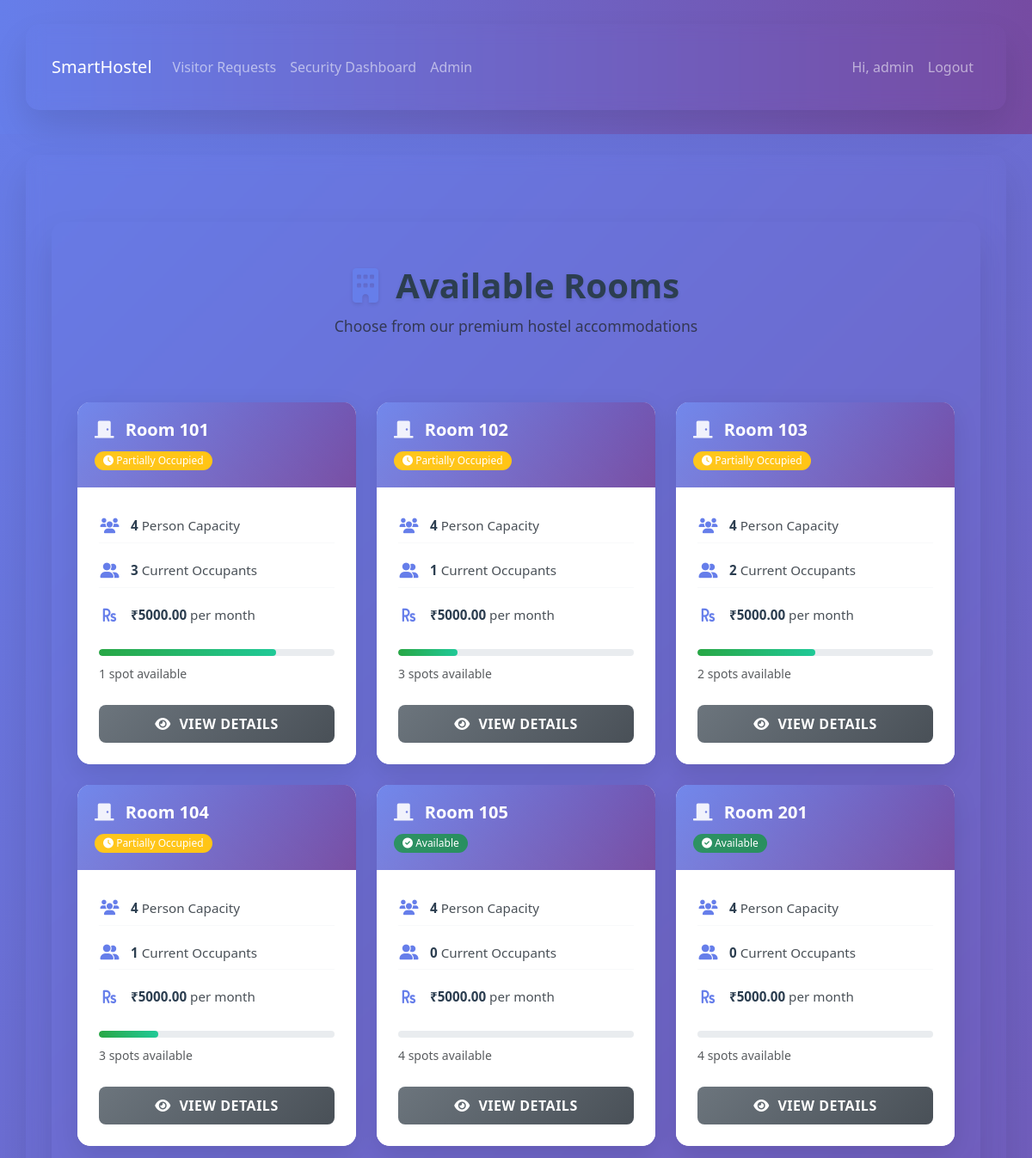
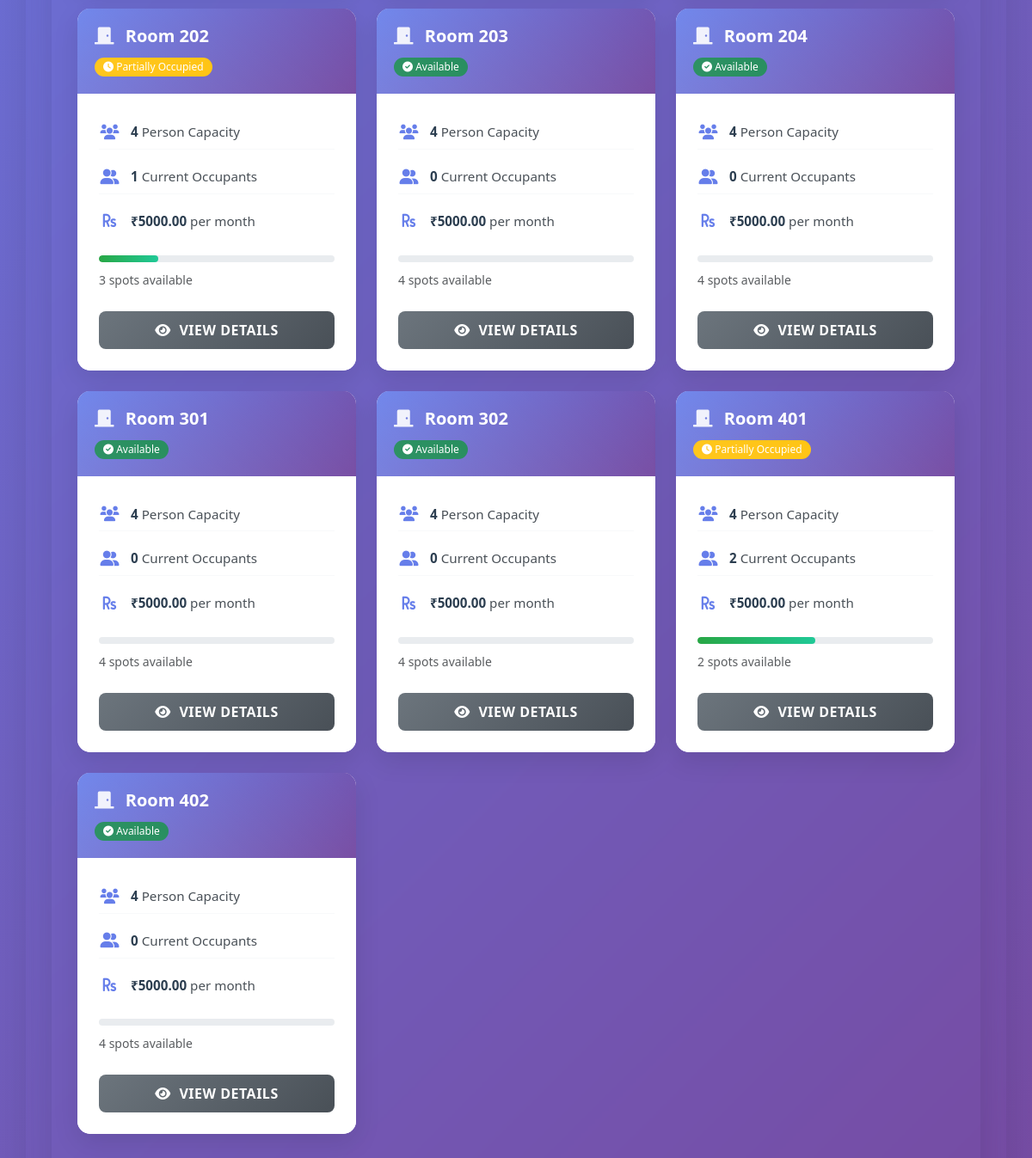
Screenshot of /rooms/ (signed in) with the database file from the repository (2 pictures, top to bottom).
### hostel/models.py (models this page shows, shortened)
class Room(models.Model):
    room_no = models.CharField(max_length=10, unique=True)
    capacity = models.PositiveIntegerField(default=1)
    rent = models.DecimalField(max_digits=8, decimal_places=2, default=0)
    is_active = models.BooleanField(default=True)
    @property
    def occupants_count(self):
        return self.studentprofile_set.count()

### hostel/views.py (the view)
# urls.py: path('rooms/', views.rooms_list, name='rooms'),
@login_required
def rooms_list(request):
    rooms = Room.objects.filter(is_active=True).order_by('room_no')
    for room in rooms:
        room.availability_percentage = int((room.occupants_count / room.capacity * 100) if room.capacity > 0 else 0)
        room.spots_available = room.capacity - room.occupants_count
    return render(request, 'hostel/rooms.html', {'rooms': rooms})

### templates/hostel/rooms.html (shortened to what this page needs)
{% extends 'hostel/base.html' %}
{% load static %}
{% block content %}
<div class="container mt-5">
  <div class="rooms-header">
    <h2><i class="fas fa-building"></i> Available Rooms</h2>
    <p class="text-muted">Choose from our premium hostel accommodations</p>
  </div>
  <div class="row">
    {% for room in rooms %}
      <div class="col-lg-4 col-md-6 mb-4">
        <div class="room-card">
          <div class="card room-card-inner">
            <div class="card-header room-card-header">
              <h5 class="mb-0">
                <i class="fas fa-door-closed"></i> Room {{ room.room_no }}
              </h5>
              <div class="room-status">
                {% if room.occupants_count == 0 %}
                  <span class="badge bg-success"><i class="fas fa-check-circle"></i> Available</span>
                {% elif room.occupants_count < room.capacity %}
                  <span class="badge bg-warning"><i class="fas fa-clock"></i> Partially Occupied</span>
                {% else %}
                  <span class="badge bg-danger"><i class="fas fa-times-circle"></i> Full</span>
                {% endif %}
              </div>
            </div>
            <div class="card-body room-card-body">
              <div class="room-specs">
                <div class="spec-item">
                  <i class="fas fa-users"></i>
                  <span><strong>{{ room.capacity }}</strong> Person Capacity</span>
                </div>
                <div class="spec-item">
                  <i class="fas fa-user-friends"></i>
                  <span><strong>{{ room.occupants_count }}</strong> Current Occupants</span>
                </div>
                <div class="spec-item">
                  <i class="fas fa-rupee-sign"></i>
                  <span><strong>₹{{ room.rent }}</strong> per month</span>
                </div>
              </div>
              <div class="room-availability">
                <div class="availability-bar">
                  <div class="availability-fill" style="width: {{ room.availability_percentage }}%"></div>
                </div>
                <small class="text-muted">
                  {{ room.spots_available }} spot{{ room.spots_available|pluralize }} available
                </small>
              </div>
              <div class="room-actions">
                <a href="{% url 'room_detail' room.pk %}" class="btn btn-view-details">
                  <i class="fas fa-eye"></i> View Details
                </a>
              </div>
            </div>
          </div>
        </div>
      </div>
    {% endfor %}
  </div>
</div>
<link rel="stylesheet" href="https://cdnjs.cloudflare.com/ajax/libs/font-awesome/6.0.0/css/all.min.css">
{% endblock %}

### templates/hostel/base.html (shortened to what this page needs)
{% load static %}
<!doctype html>
<html lang="en">
  <head>
    <link href="https://cdn.jsdelivr.net/npm/bootstrap@5.3.2/dist/css/bootstrap.min.css" rel="stylesheet">
    <link href="{% static 'hostel/css/style.css' %}" rel="stylesheet">
  </head>
  <body>
    <nav class="navbar navbar-expand-lg navbar-dark mb-4" style="background: linear-gradient(90deg, #667eea 0%, #764ba2 100%);">
      <div class="container">
        <a class="navbar-brand" href="{% url 'home' %}">SmartHostel</a>
        <div class="collapse navbar-collapse" id="nav">
          <ul class="navbar-nav me-auto">
            {% if user.is_authenticated %}
              {% if user.is_staff %}
                <li class="nav-item"><a class="nav-link" href="{% url 'admin_visitor_requests' %}">Visitor Requests</a></li>
                <li class="nav-item"><a class="nav-link" href="{% url 'security_dashboard' %}">Security Dashboard</a></li>
                <li class="nav-item"><a class="nav-link" href="/admin/">Admin</a></li>
              {% endif %}
            {% endif %}
          </ul>
          <ul class="navbar-nav">
            {% if user.is_authenticated %}
              <li class="nav-item"><span class="nav-link">Hi, {{ user.username }}</span></li>
              <li class="nav-item"><a class="nav-link" href="{% url 'logout' %}">Logout</a></li>
            {% else %}
              <li class="nav-item"><a class="nav-link" href="{% url 'login' %}">Login</a></li>
              <li class="nav-item"><a class="nav-link" href="{% url 'signup' %}">Sign up</a></li>
            {% endif %}
          </ul>
        </div>
      </div>
    </nav>
    <div class="container">
      {% block content %}{% endblock %}
    </div>
  </body>
</html>

### static/hostel/css/style.css (style rules this page uses)
body { font-family: 'Segoe UI', Tahoma, Geneva, Verdana, sans-serif; background: linear-gradient(135deg, #667eea 0%, #764ba2 100%); min-height: 100vh; margin: 0; }
.container { border-radius: 15px; box-shadow: 0 20px 40px rgba(0, 0, 0, 0.1); margin: 20px auto; padding: 30px; backdrop-filter: blur(10px); }
h2 { color: #2c3e50; font-weight: 700; text-align: center; margin-bottom: 30px; text-shadow: 0 2px 4px rgba(0, 0, 0, 0.1); }
.card { border: none; border-radius: 15px; box-shadow: 0 8px 25px rgba(0, 0, 0, 0.15); transition: all 0.3s cubic-bezier(0.4, 0, 0.2, 1); overflow: hidden; position: relative; }
.card::before { content: ''; position: absolute; top: 0; left: 0; right: 0; height: 4px; background: linear-gradient(90deg, #667eea, #764ba2); }
.card-header { background: linear-gradient(135deg, #f8f9fa 0%, #e9ecef 100%); border-bottom: 1px solid #dee2e6; font-weight: 600; color: #495057; padding: 15px 20px; }
.card-body { padding: 20px; }
.btn { border-radius: 10px; font-weight: 600; text-transform: uppercase; letter-spacing: 0.5px; transition: all 0.3s ease; position: relative; overflow: hidden; border: none; }
.btn::before { content: ''; position: absolute; top: 0; left: -100%; width: 100%; height: 100%; background: linear-gradient(90deg, transparent, rgba(255,255,255,0.2), transparent); transition: left 0.5s; }
.badge { border-radius: 20px; font-weight: 500; }
.rooms-header { text-align: center; margin-bottom: 40px; padding: 20px 0; }
.rooms-header h2 { color: #2c3e50; font-weight: 700; font-size: 2.5rem; margin-bottom: 10px; }
.rooms-header h2 i { color: #667eea; margin-right: 10px; }
.rooms-header p { font-size: 1.1rem; color: #6c757d; }
.room-card { height: 100%; perspective: 1000px; }
.room-card-inner { height: 100%; border: none; border-radius: 15px; box-shadow: 0 10px 30px rgba(0, 0, 0, 0.1); transition: all 0.3s cubic-bezier(0.4, 0, 0.2, 1); overflow: hidden; position: relative; }
.room-card-header { background: linear-gradient(135deg, #667eea 0%, #764ba2 100%); color: white; padding: 20px; border: none; position: relative; overflow: hidden; }
.room-card-header::before { content: ''; position: absolute; top: 0; left: 0; right: 0; bottom: 0; background: linear-gradient(45deg, rgba(255,255,255,0.1) 0%, transparent 100%); pointer-events: none; }
.room-card-header h5 { margin: 0; font-weight: 600; position: relative; z-index: 1; }
.room-card-header h5 i { margin-right: 8px; opacity: 0.9; }
.room-status { margin-top: 10px; }
.room-status .badge { font-size: 0.75rem; padding: 5px 10px; border-radius: 20px; font-weight: 500; }
.room-card-body { padding: 25px; background: #ffffff; }
.room-specs { margin-bottom: 20px; }
.spec-item { display: flex; align-items: center; margin-bottom: 12px; padding: 8px 0; border-bottom: 1px solid #f8f9fa; }
.spec-item:last-child { border-bottom: none; }
.spec-item i { color: #667eea; font-size: 1.1rem; width: 25px; margin-right: 12px; text-align: center; }
.spec-item span { color: #495057; font-size: 0.95rem; }
.spec-item strong { color: #2c3e50; font-weight: 600; }
.room-availability { margin-bottom: 25px; }
.availability-bar { width: 100%; height: 8px; background: #e9ecef; border-radius: 4px; overflow: hidden; margin-bottom: 8px; }
.availability-fill { height: 100%; background: linear-gradient(90deg, #28a745 0%, #20c997 100%); border-radius: 4px; transition: width 0.3s ease; }
.room-actions { display: flex; gap: 10px; flex-wrap: wrap; }
.btn-view-details, .btn-book-now { flex: 1; min-width: 120px; padding: 10px 15px; border-radius: 8px; font-weight: 600; text-transform: uppercase; letter-spacing: 0.5px; transition: all 0.3s ease; border: none; position: relative; overflow: hidden; }
.btn-view-details { background: linear-gradient(135deg, #6c757d 0%, #495057 100%); color: white; }
.btn-view-details i, .btn-book-now i { margin-right: 5px; }

### rows the page displays
Room: room_no "101", shows "Partially Occupied", capacity "4", occupants_count "3", rent "5000.00", {{ room.availability_percentage }} 75 (drawn), spots_available "1"
Room: room_no "102", shows "Partially Occupied", capacity "4", occupants_count "1", rent "5000.00", {{ room.availability_percentage }} 25 (drawn), spots_available "3"
Room: room_no "103", shows "Partially Occupied", capacity "4", occupants_count "2", rent "5000.00", {{ room.availability_percentage }} 50 (drawn), spots_available "2"
Room: room_no "104", shows "Partially Occupied", capacity "4", occupants_count "1", rent "5000.00", {{ room.availability_percentage }} 25 (drawn), spots_available "3"
Room: room_no "105", shows "Available", capacity "4", occupants_count "0", rent "5000.00", spots_available "4"
Room: room_no "201", shows "Available", capacity "4", occupants_count "0", rent "5000.00", spots_available "4"
Room: room_no "202", shows "Partially Occupied", capacity "4", occupants_count "1", rent "5000.00", {{ room.availability_percentage }} 25 (drawn), spots_available "3"
Room: room_no "203", shows "Available", capacity "4", occupants_count "0", rent "5000.00", spots_available "4"
Room: room_no "204", shows "Available", capacity "4", occupants_count "0", rent "5000.00", spots_available "4"
Room: room_no "301", shows "Available", capacity "4", occupants_count "0", rent "5000.00", spots_available "4"
Room: room_no "302", shows "Available", capacity "4", occupants_count "0", rent "5000.00", spots_available "4"
Room: room_no "401", shows "Partially Occupied", capacity "4", occupants_count "2", rent "5000.00", {{ room.availability_percentage }} 50 (drawn), spots_available "2"
Room: room_no "402", shows "Available", capacity "4", occupants_count "0", rent "5000.00", spots_available "4"

### other values shown
{{ user.username }} "admin"
